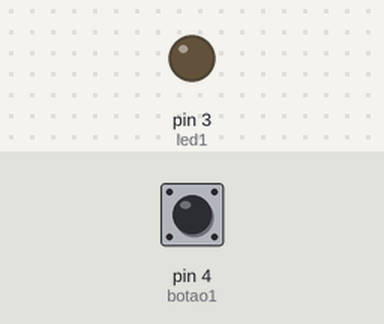
Recording of a sketch running on a simulated Arduino Uno, built with avr-gcc and run on an emulated ATmega328P. Parts: output pins drawn as LEDs (lit = HIGH). Inputs (shaded band) come from the test bench; at power-on: pin 4 (botao1) LOW.

Above: at 1.2 s.
1.3 s: pin 4 (botao1) pulled HIGH for 0.15 s
At 1.37 s:
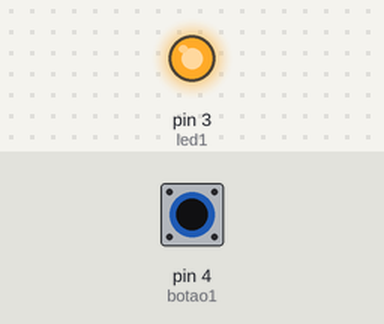
2.9 s: pin 4 (botao1) pulled HIGH for 3.2 s
At 6.4 s:
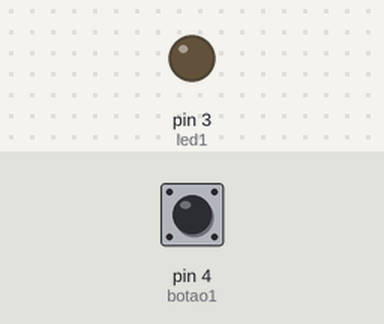
Timing chart, 0 to 7.9 s (numbered marks = the images above; inputs shaded):
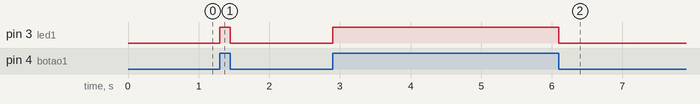

Measured:
- after the input at 1.3 s, pin 3 (led1): LOW → HIGH at once, → LOW 0.15 s later
- after the input at 2.9 s, pin 3 (led1): LOW → HIGH at once, → LOW 3.2 s later

The sketch:

codigo.ino
```cpp
const int led1 = 3;
const int botao1 = 4;


int var1;

void setup()
{
pinMode(led1, OUTPUT);
pinMode(botao1, INPUT);
}

void loop()
{
var1 = digitalRead(botao1);
if(var1){
digitalWrite(led1, HIGH);
}else{
digitalWrite(led1, LOW);
}
}
```
